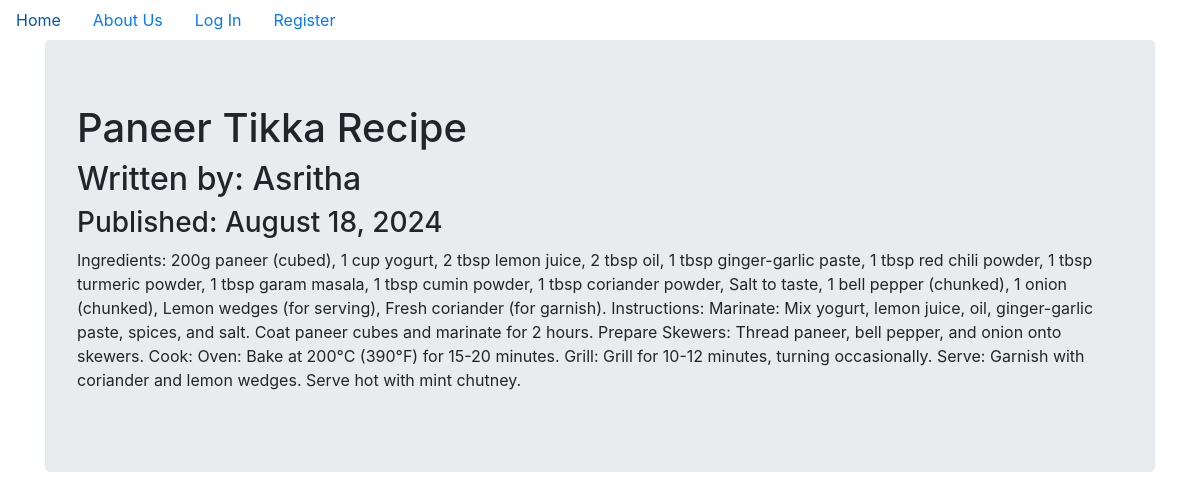
The page /5 on the database its author committed.
### food_blogs/models.py (models this page shows, shortened)
class BlogPost(db.Model):
    users = db.relationship(User)
    __tablename__ = 'blog_posts'
    id = db.Column(db.Integer, primary_key=True)
    title = db.Column(db.String(140), nullable=False)
    date = db.Column(db.DateTime, nullable=False, default=datetime.utcnow)
    text = db.Column(db.Text, nullable=False)
    category = db.Column(db.String(50), nullable=False)
    user_id = db.Column(db.Integer, db.ForeignKey('users.id'), nullable=False)

class User(db.Model, UserMixin):
    __tablename__ = 'users'
    id = db.Column(db.Integer, primary_key = True)
    profile_image = db.Column(db.String(20), nullable=False, default='default_profile.png')
    email = db.Column(db.String(64), unique=True, index=True)
    username = db.Column(db.String(64), unique=True, index=True)
    password_hash = db.Column(db.String(128))
    posts = db.relationship('BlogPost', backref='author', lazy=True)

### food_blogs/users/views.py (the view)
@users.route("/<username>")
def user_posts(username):
    page = request.args.get('page', 1, type=int)
    user = User.query.filter_by(username=username).first_or_404()
    blog_posts = BlogPost.query.filter_by(author=user).order_by(BlogPost.date.desc()).paginate(page=page, per_page=5)
    return render_template('user_blog_posts.html', blog_posts=blog_posts, user=user)

### food_blogs/blog_posts/views.py (called while the page is built)
@blog_posts.route('/<int:blog_post_id>')
def blog_post(blog_post_id):
    blog_post = BlogPost.query.get_or_404(blog_post_id)
    return render_template('blog_post.html',title=blog_post.title,
                            date=blog_post.date,post=blog_post
    )

### food_blogs/templates/blog_post.html (shortened to what this page needs)
{% extends "base.html" %}
{% block content %}
<div class="jumbotron">
  <h1>{{ post.title }}</h1>
  <h2>Written by: {{post.author.username}}</h2>
  <h3>Published: {{ post.date.strftime('%B %d, %Y') }}</h3>
  <p>{{post.text}}</p>
</div>
{% endblock content %}

### rows shown on the page
BlogPost: title "Paneer Tikka Recipe", date "August 18, 2024", text "Ingredients: 200g paneer (cubed), 1 cup yogurt, 2 tbsp lemon juice, 2 tbsp oil, 1 tbsp ginger-garlic paste, 1 tbsp red chili powder, 1 tbsp turmeric powder, 1 tbsp garam masala, 1 tbsp cumin powder, 1 tbsp coriander powder, Salt to taste, 1 bell pepper (chunked), 1 onion (chunked), Lemon wedges (for serving), Fresh coriander (for garnish). Instructions: Marinate: Mix yogurt, lemon juice, oil, ginger-garlic paste, spices, and salt. Coat paneer cubes and marinate for 2 hours. Prepare Skewers: Thread paneer, bell pepper, and onion onto skewers. Cook: Oven: Bake at 200°C (390°F) for 15-20 minutes. Grill: Grill for 10-12 minutes, turning occasionally. Serve: Garnish with coriander and lemon…"
User: author.username "Asritha"
